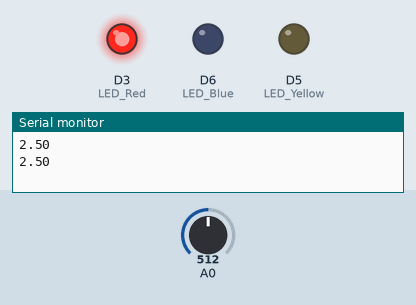
Recording of a program running on a simulated ESP8266 (NodeMCU). Shown: output pins drawn as LEDs (lit = HIGH), the last lines printed to the serial monitor. Inputs (shaded band) come from the test bench; at power-on: A0 = 512.

Above: at 2.8 s.
2.9 s: A0 set to 494
At 4.2 s:
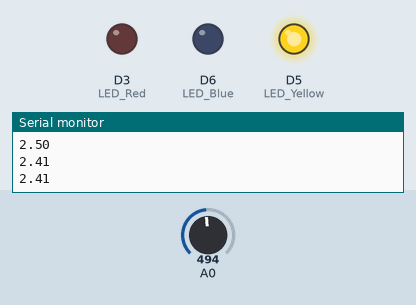
4.5 s: A0 set to 272
6.2 s: A0 set to 240
At 7.4 s:
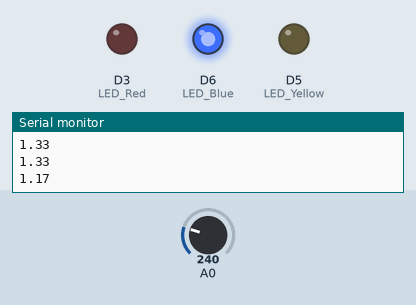
8.5 s: A0 set to 306
At 10.2 s:
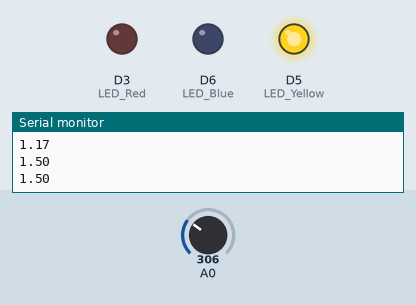
10.5 s: A0 set to 122
At 11.7 s:
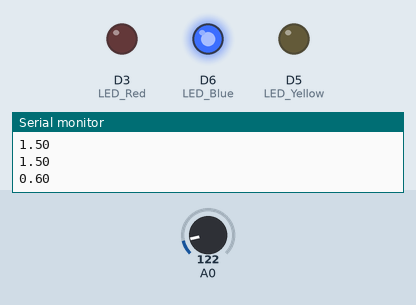
Timing chart, 0 to 13.5 s (numbered marks = the images above; inputs shaded):
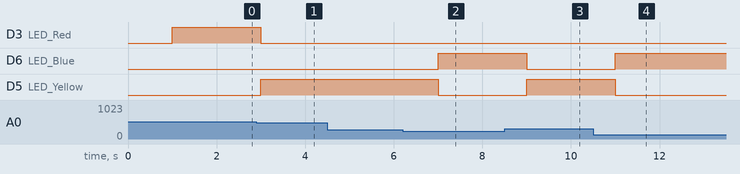

The program:

main.cpp
```cpp
#include <Arduino.h>

#define LED_Red D3
#define LED_Yellow D5
#define LED_Blue D6

int sensorValue = 0;

float voltage = 0;

void setup()
{

  Serial.begin(9600);

  pinMode(LED_Red, OUTPUT);
  pinMode(LED_Yellow, OUTPUT);
  pinMode(LED_Blue, OUTPUT);
}

void loop()
{
  delay(1000);

  sensorValue = analogRead(A0);

  float voltage = sensorValue * (5.0 / 1023.0);

  Serial.println(voltage);

  while (voltage < 5.1)
  {
    digitalWrite(LED_Blue, LOW);
    digitalWrite(LED_Yellow, LOW);
    digitalWrite(LED_Red, LOW);
    if (voltage < 1.25)
    {
      digitalWrite(LED_Blue, HIGH);
      break;
    }
    if (voltage < 2.5)
    {
      digitalWrite(LED_Yellow, HIGH);
      break;
    }
    digitalWrite(LED_Red, HIGH);
    break;
  }
}
```

Measured:
- the behaviour switches between 512 and 511 on A0 (found by bisection; images 0 and 1)
- the behaviour switches between 256 and 255 on A0 (found by bisection; images 1 and 2)
- after the input at 2.9 s, D3 (LED_Red): HIGH → LOW after 0.10 s; D5 (LED_Yellow): LOW → HIGH after 0.10 s
- after the input at 6.2 s, D6 (LED_Blue): LOW → HIGH after 0.80 s; D5 (LED_Yellow): HIGH → LOW after 0.80 s
- after the input at 8.5 s, D6 (LED_Blue): HIGH → LOW after 0.50 s; D5 (LED_Yellow): LOW → HIGH after 0.50 s
- after the input at 10.5 s, D6 (LED_Blue): LOW → HIGH after 0.50 s; D5 (LED_Yellow): HIGH → LOW after 0.50 s
